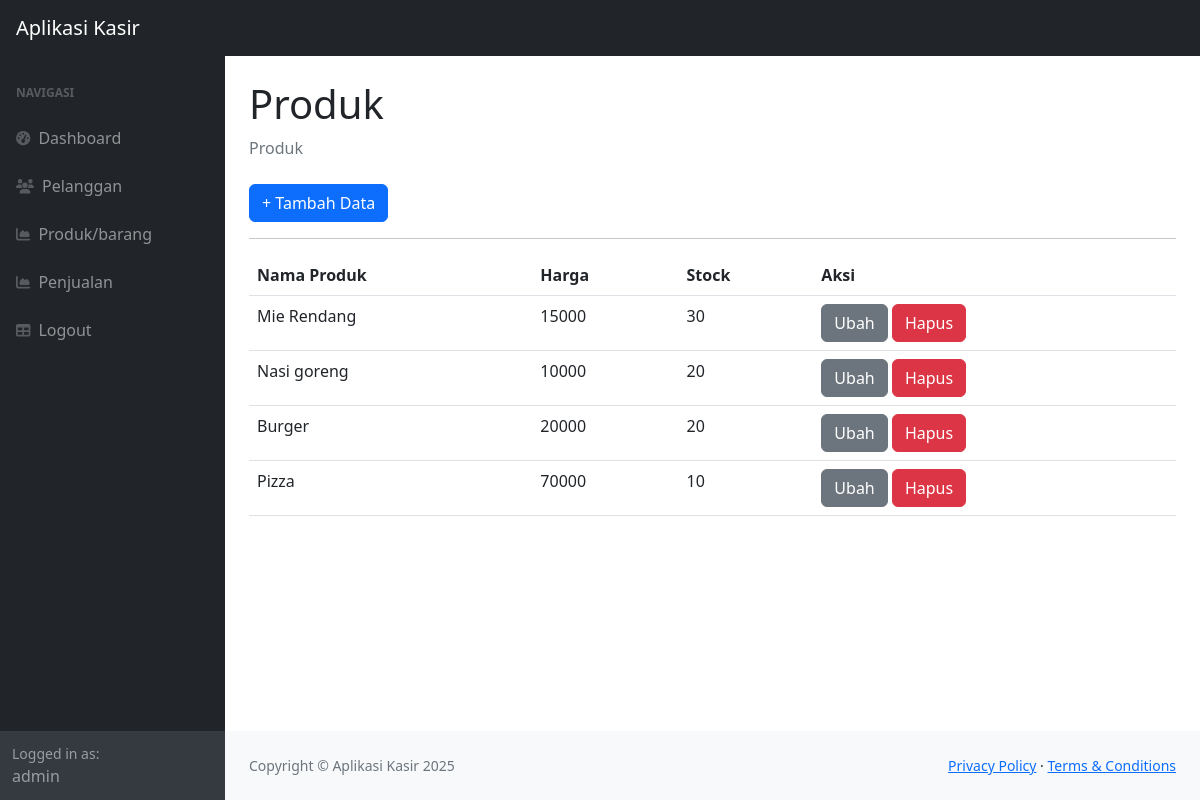
The app's page /index.php?page=produk (signed in) with its own data.
### tables this page shows
CREATE TABLE `produk` (
  `id_produk` int(11) NOT NULL,
  `nama_produk` varchar(255) NOT NULL,
  `harga` int(11) NOT NULL,
  `stock` int(11) NOT NULL
);

### produk.php (the view)
<div class="container-fluid px-4">
    <h1 class="mt-4">Produk</h1>
    <ol class="breadcrumb mb-4">
        <li class="breadcrumb-item active">Produk</li>
    </ol>
    <a href="?page=produk_tambah" class="btn btn-primary">+ Tambah Data</a>
    <hr>
    <table class="table">
        <tr>
            <th>Nama Produk</th>
            <th>Harga</th>
            <th>Stock</th>
            <th>Aksi</th>
        </tr>
        <?php
        $query = mysqli_query($koneksi, "SELECT * FROM produk");
        while ($data = mysqli_fetch_array($query)) {
        ?>
        <tr>
            <td><?= $data['nama_produk'] ?></td>
            <td><?= $data['harga'] ?></td>
            <td><?= $data['stock'] ?></td>
            <td>
                <a href="?page=produk_ubah&&id=<?= $data['id_produk']; ?>" class="btn btn-secondary">Ubah</a>
                <a href="?page=produk_hapus&&id=<?= $data['id_produk']; ?>" class="btn btn-danger">Hapus</a>
            </td>
        </tr>
        <?php
        }
        ?>
    </table>
</div>

### records on screen
produk: nama_produk "Mie Rendang", harga "15000", stock "30"
produk: nama_produk "Nasi goreng", harga "10000", stock "20"
produk: nama_produk "Burger", harga "20000", stock "20"
produk: nama_produk "Pizza", harga "70000", stock "10"

### other values on screen
$_SESSION['user']['nama'] "admin"
